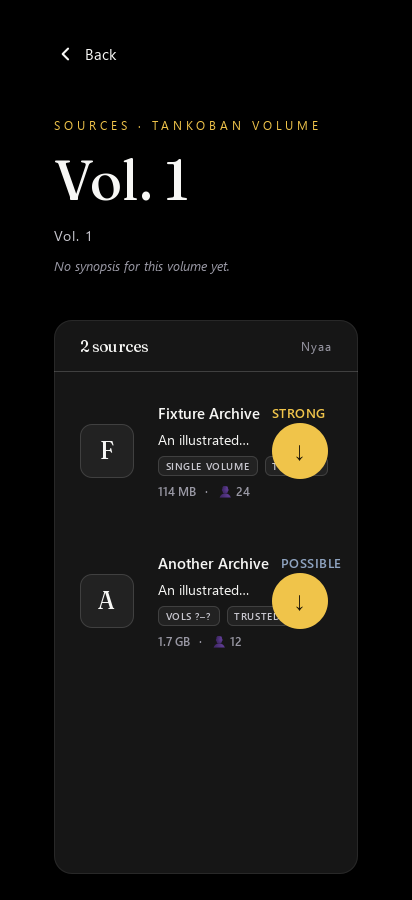
#> input picture handoffs/claude-cloud-android-mocks-20261101/baseline/reference/historical-captures/T5-sources-before-412x900.png, 412 x 900 px, given in place of film-portrait.png, which was not available
$ python build-contact-sheets.py
#> lines starting #> are read from the running program, lines starting #| are printed output that depends on the picture
from pathlib import Path
from PIL import Image, ImageDraw, ImageFont
import json,hashlib,html,datetime
root=Path(r'D:\Colosseum-Android-Phone-Mocks-20261101');b=root/'review-batches/01-sources-manga';out=b/'contact-sheets';out.mkdir(exist_ok=True)
fontroot=root/'reference/local-fonts'
fonts={n:ImageFont.truetype(str(fontroot/'segoeui.ttf'),n) for n in [15,17,19,21,25,32]}
bold={n:ImageFont.truetype(str(fontroot/'seguisb.ttf'),n) for n in [19,21,25,32]}
BG='#10141c';FG='#f3f1e9';MUT='#bec6d2';GOLD='#e7bc4a';manifest=[];checks=[];cache={}
def sha(p):
 if p not in cache:cache[p]=hashlib.sha256(p.read_bytes()).hexdigest()
 return cache[p]
def text(draw,xy,s,size=19,color=FG,strong=False):draw.text(xy,s,font=(bold if strong else fonts)[size],fill=color)
def wrap(draw,s,width,size=19):
 words=s.split();lines=[];line=''
 for word in words:
  trial=(line+' '+word).strip()
  if draw.textlength(trial,font=fonts[size])>width and line:lines.append(line);line=word
  else:line=trial
 if line:lines.append(line)
 return lines
def paragraph(draw,xy,s,width,size=19,color=MUT):
 x,y=xy
 for line in wrap(draw,s,width,size):text(draw,(x,y),line,size,color);y+=size+7
 return y
def canvas(title,sub,size):
#> called with title = '01  Film sources', size = (1540, 1100)
 im=Image.new('RGB',size,BG);d=ImageDraw.Draw(im);text(d,(24,18),title,32,strong=True);paragraph(d,(24,64),sub,size[0]-48,19);return im,d
#> after `im = Image.new('RGB', size, BG)`:
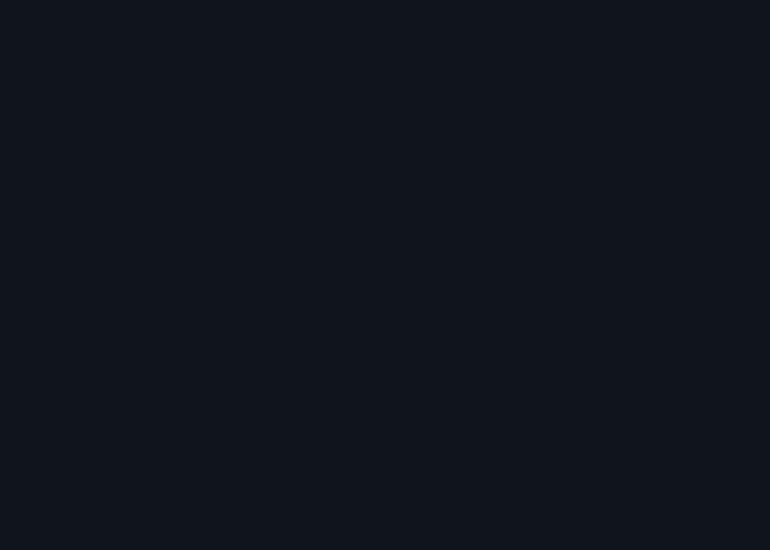
#> im: PIL image 1540x1100 RGB (shown at 1/2 size); mean R, G, B 16, 20, 28
def panel(im,d,src,xy,box,label):
#> called with src = 'film-portrait', xy = (24, 130), box = (400, 874), label = 'Unmodified worker · portrait'
 p=src if isinstance(src,Path) else b/'captures'/(src+'.png')
 x,y=xy;w,h=box;text(d,(x,y-30),label,19,GOLD,True)
 original=Image.open(p).convert('RGB');scaled=original.copy();scaled.thumbnail((w,h),Image.Resampling.LANCZOS);d.rectangle((x-1,y-1,x+w,y+h),outline='#556072',width=1);im.paste(scaled,(x+(w-scaled.width)//2,y))
#> in panel, original is the input picture: PIL image 412x900 RGB; mean R, G, B 16.4, 15.7, 14
#> after `im.paste(scaled, (x + (w - scaled.width) // 2, y))`:
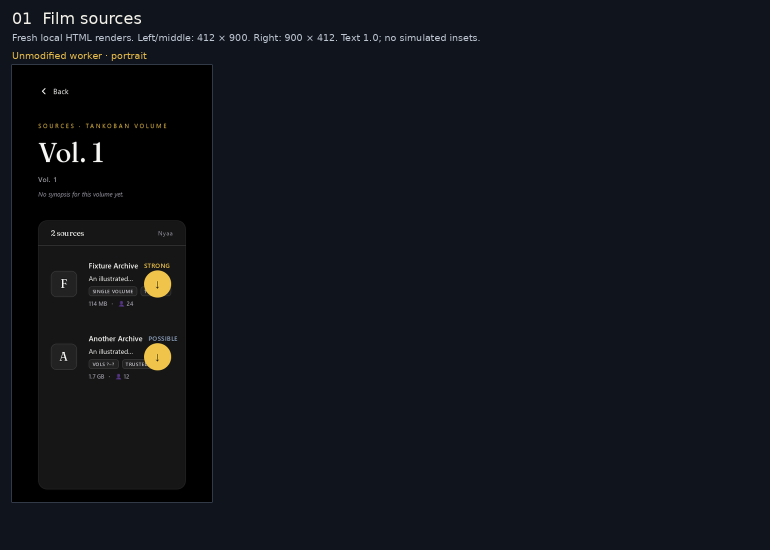
#> im: PIL image 1540x1100 RGB (shown at 1/2 size); mean R, G, B 16.9, 19.9, 25.8
 receipt=b/'evidence'/(p.stem+'.json');entry={'image':str(p.relative_to(root)).replace('\\','/'),'image_sha256':sha(p),'pixel_size':list(original.size),'label':label,'receipt':None,'reference_kind':'fresh HTML mock capture'}
 if receipt.exists():
  j=json.loads(receipt.read_text(encoding='utf-8-sig'));entry.update(receipt=str(receipt.relative_to(b)).replace('\\','/'),receipt_sha256=sha(receipt),captured_at=j.get('captured_at'),params=j.get('params'),viewport=j.get('viewport'))
  mismatches=[]
  for resource in j.get('resources',[]):
   rp=root/resource['path']
   if not rp.exists() or sha(rp)!=resource.get('sha256'):mismatches.append(resource['path'])
  checks.append({'image':entry['image'],'current_resource_hashes_match':not mismatches,'mismatches':mismatches});assert not mismatches,(p.name,mismatches)
 else:entry['reference_kind']='archival component capture; exact runtime/input revision unverified'
 return entry
def finish(im,name,title,entries,note=''):
 path=out/(name+'.png');im.save(path,optimize=True);manifest.append({'file':'contact-sheets/'+path.name,'title':title,'note':note,'sha256':sha(path),'sources':entries})
 text(ImageDraw.Draw(im),(24,im.height-30),'',15)
pages=[
('film','finished-film','Film sources','film-sources.html'),
('episode','finished-episode','Episode sources','episode-sources.html'),
('comic','finished-comic','Comic sources','comic-sources.html'),
('comic-confirm','finished-comic-confirm','Comic source confirmation','comic-source-confirmation.html'),
('manga-sources','finished-manga-sources','Manga volume sources','manga-volume-sources.html'),
('series','finished-series','Manga series','manga-series.html'),
('chapters','finished-chapters','Manga chapters','manga-chapters.html'),
('flow-original','finished-flow-original','Volume flow: constrained original attempt','volume-flow-original-fit.html'),
('flow-alternative','finished-flow-alternative','Volume flow: proposed readable alternative','volume-flow-minimal-alternative.html')]
for i,(old,new,title,file) in enumerate(pages,1):
 im,d=canvas(str(i).zfill(2)+'  '+title,'Fresh local HTML renders. Left/middle: 412 × 900. Right: 900 × 412. Text 1.0; no simulated insets.',(1540,1100));entries=[]
 entries.append(panel(im,d,old+'-portrait',(24,130),(400,874),'Unmodified worker · portrait'))
 entries.append(panel(im,d,new+'-portrait',(450,130),(400,874),'Finished copy · portrait'))
#> call 2 of panel, with src = 'finished-film-portrait', xy = (450, 130), box = (400, 874), label = 'Finished copy · portrait'
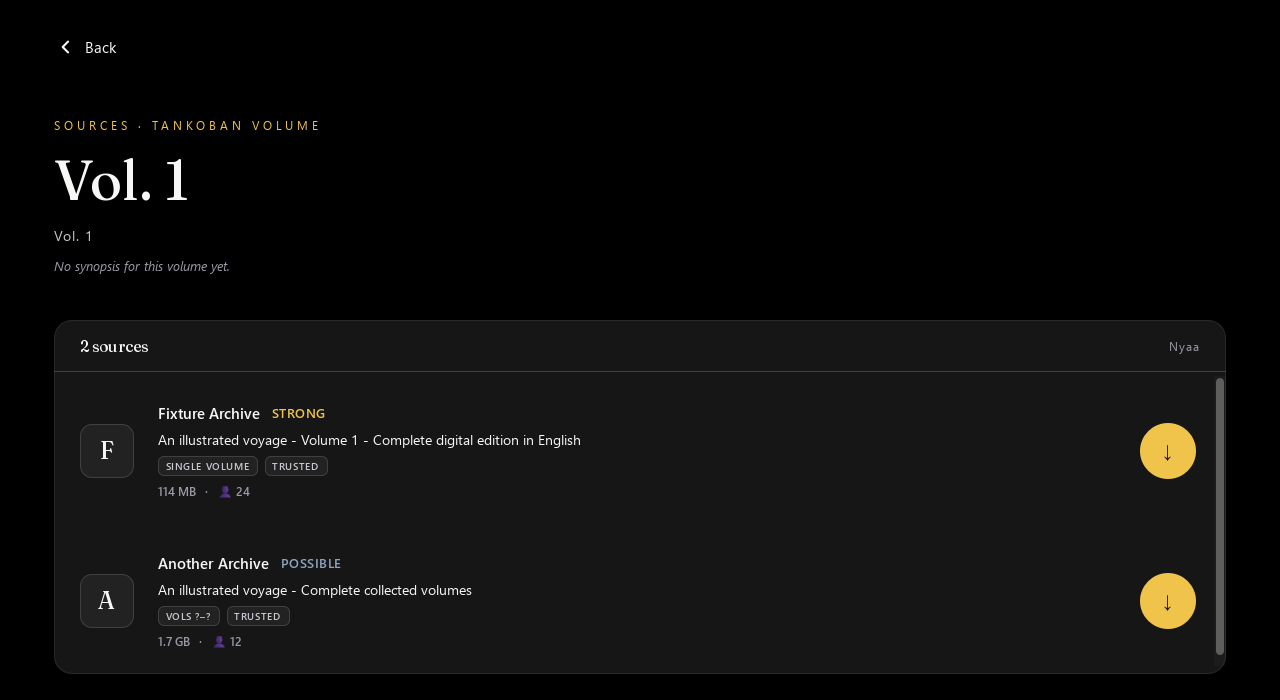
#> input picture handoffs/claude-cloud-android-mocks-20261101/baseline/reference/historical-captures/T5-sources-before-1280x700.png, 1280 x 700 px, given in place of finished-film-portrait.png, which was not available
#> in panel, original is the input picture: PIL image 1280x700 RGB; mean R, G, B 13.5, 13.2, 12.5
#> in panel (call 2), `im.paste(scaled, (x + (w - scaled.width) // 2, y))`:
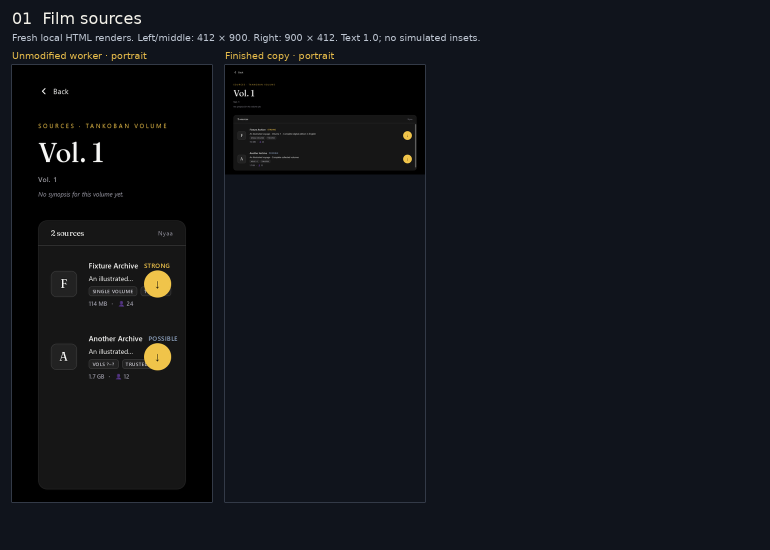
#> im: PIL image 1540x1100 RGB (shown at 1/2 size); mean R, G, B 17, 19.8, 25.2
 entries.append(panel(im,d,old+'-landscape',(876,130),(640,293),'Unmodified worker · landscape'))
#> call 3 of panel, with src = 'film-landscape', xy = (876, 130), box = (640, 293), label = 'Unmodified worker · landscape'
#> in panel (call 3), `im.paste(scaled, (x + (w - scaled.width) // 2, y))`:
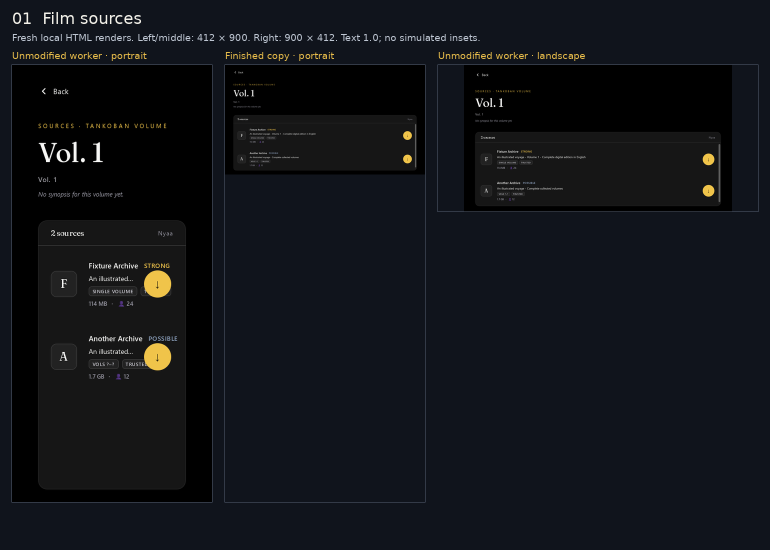
#> im: PIL image 1540x1100 RGB (shown at 1/2 size); mean R, G, B 17, 19.3, 23.9
 entries.append(panel(im,d,new+'-landscape',(876,510),(640,293),'Finished copy · landscape'))
#> (the run stopped early here; a loop or call above may not have finished)
